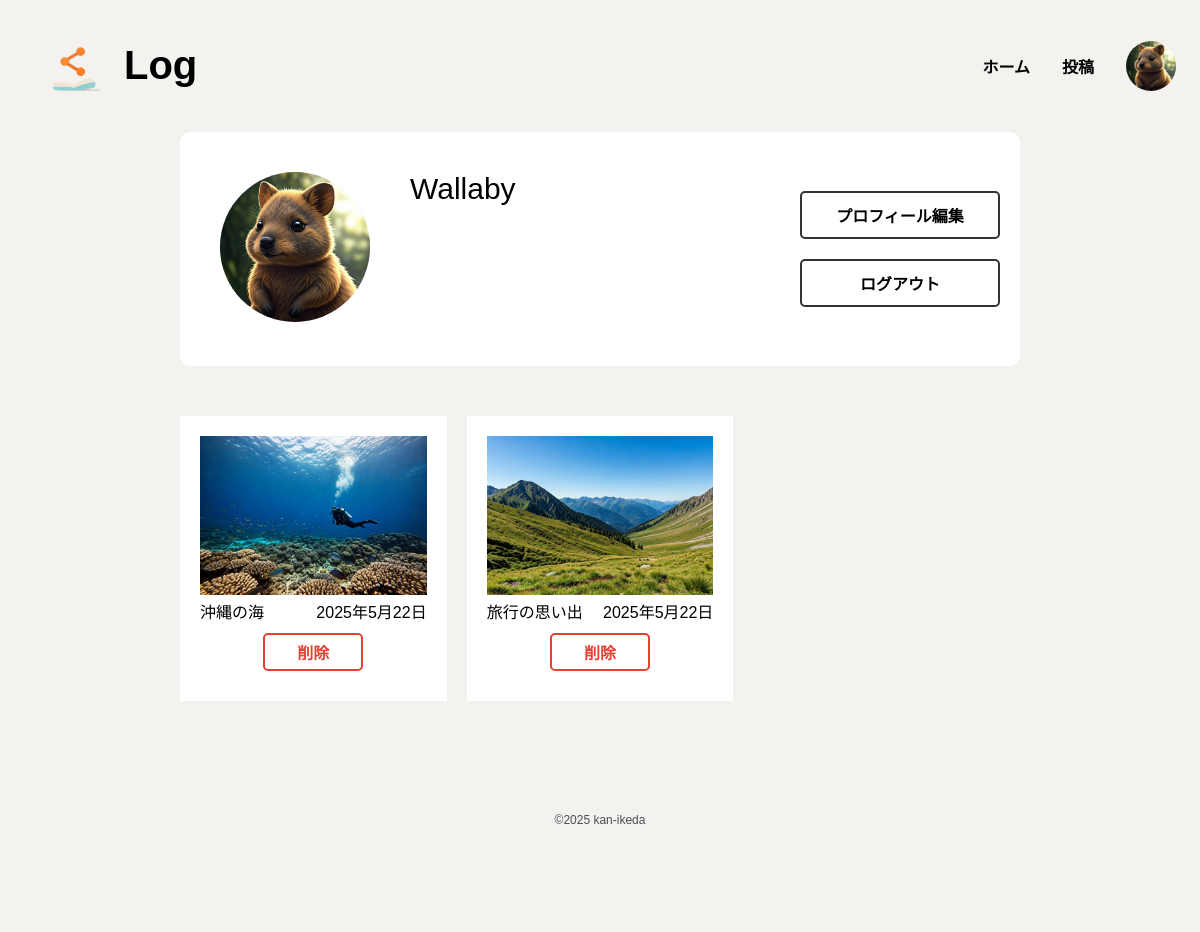
Page /mypage/ (signed in) on the committed database.
### accounts/models.py (models this page shows, shortened)
class Profile(models.Model):
    user = models.OneToOneField(User, on_delete=models.CASCADE)
    bio = models.TextField(max_length=500, blank=True)
    birth_date = models.DateField(null=True, blank=True)
    avatar = models.ImageField(upload_to='avatars/', null=True, blank=True)

### mylog/models.py (models this page shows, shortened)
class Log(models.Model):
    title = models.CharField('タイトル', max_length=100)
    image = models.ImageField('画像', upload_to='logs/', blank=True, null=True)
    date = models.DateField('日付', auto_now_add=True)
    author = models.ForeignKey(User, on_delete=models.CASCADE, verbose_name='作者')
    content = models.TextField('内容', blank=True, null=True)
    tags = models.ManyToManyField(Tag, related_name='タグ')
    datetime = models.DateTimeField(auto_now_add=True)
    is_public = models.BooleanField(default=True)
    def truncated_title9(self, length=9):
        if len(self.title) > length:
            return self.title[:length] + "…"
        return self.title

### mylog/views.py (the view)
# urls.py: path('mypage/', views.MyPageView.as_view(),name= 'mypage'), #マイページ
class MyPageView(LoginRequiredMixin, ListView):
    model = Log
    template_name = 'mylog/mypage.html'
    context_object_name = 'logs'
    def get_queryset(self):
        return Log.objects.filter(author=self.request.user).order_by('-datetime')
    def get_context_data(self, **kwargs):
        context = super().get_context_data(**kwargs)
        context['profile'] = self.request.user.profile
        return context

### templates/mylog/mypage.html (shortened to what this page needs)
{% extends 'base.html' %}
{% load static %}
{% block extra_css %}
<link rel="stylesheet" type="text/css" href="{% static 'css/mypage.css' %}">
<link rel="stylesheet" type="text/css" href="{% static 'css/log_list.css' %}">
{% endblock %}
{% block content %}
<div class="mypage">
    <div class="profile">
        <div class="icon bg-w">
            {% if profile.avatar %}
            <img src="{{ profile.avatar.url }}" alt="アバター">
            {% else %}
            <img src="{% static 'images/user_icon.jpg' %}" alt="アバターなし">
            {% endif %}
        </div>
        <div class="profile_name bg-w">
            <div class="username bg-w">
                {{ user.username }}
            </div>
        </div>
        <div class="profile_btn bg-w">
            <a href="{% url 'accounts:profile' %}" class="btn_simple">プロフィール編集</a>
            <form method="post" action="{% url 'accounts:logout' %}">
                <button type="submit" class="btn_simple bg-w">ログアウト</button>
            </form>
        </div>
    </div>
    <div class="userlogs">
        {% for log in logs %}
    <div class="logs">
        <div class="logs_area bg-w">
            <div class="log">
                {% if log.image %}
                    <div class="log_img bg-w">
                        <a href="{% url 'mylog:log_detail' log.pk %}" class="bg-w">
                            <img src="{{ log.image.url }}" alt="投稿画像">
                        </a>
                    </div>
                {% else %}
                    <div class="log_img">
                        <a href="{% url 'mylog:log_detail' log.pk %}" class="bg-w">
                            <img src="{% static 'images/NoImage.jpg' %}" alt="投稿画像">
                        </a>
                    </div>
                {% endif %}
                <div class="title_user bg-w">
                    <div class="log_title bg-w">
                        <a href="{% url 'mylog:log_detail' log.pk %}" class="bg-w">
                            {{ log.truncated_title9 }}
                        </a>
                    </div>
                    <div class="log_user bg-w">
                        <a href="{% url 'mylog:log_detail' log.pk %}" class="bg-w">
                            {{ log.date}}
                        </a>
                    </div>
                </div>
                <a href="{% url 'mylog:delete_log' log.pk %}" class="d_btn">削除</a>
            </div>
        </div>
    </div>
    {% endfor %}
    </div>
    {% endblock %}

### templates/base.html (shortened to what this page needs)
<!DOCTYPE html>
{% load static %}
<html lang="ja">
<head>
    <link rel="stylesheet" type="text/css" href="{% static 'css/base.css' %}">
    {% block extra_css %}
    {% endblock %}
</head>
<body>
    <header>
        <div class="header-logo">
            <img src="{% static 'images/logo.png'%}" alt="アイコン">
            <h1>Log</h1>
        </div>
        <div>
            <ul class="header_list">
                <li><a href="{% url 'mylog:log_list'%}">ホーム</a></li>
                <li><a href="{% url 'mylog:log_create'%}">投稿</a></li>
                <li>
                    <div class="user_icon">
                        {% if user.is_authenticated %}
                            {% if user.profile.avatar %}
                                <a href="{% url 'mylog:mypage' %}"><img src="{{ user.profile.avatar.url }}" alt="アイコン"></a>
                            {% else %}
                                <a href="{% url 'mylog:mypage' %}"><img src="{% static 'images/user_icon.jpg'%}" alt="デフォルトアイコン"></a>
                            {% endif %}
                        {% else %}
                            <a href="{% url 'mylog:mypage' %}"><img src="{% static 'images/user_icon.jpg'%}" alt="デフォルトアイコン"></a>
                        {% endif %}
                    </div>
                </li>
            </ul>
        </div>
    </header>
    <div class="bodybody">
    {% block content %}{% endblock %}
    </div>
    <footer>
        <p>©2025 kan-ikeda</p>
    </footer>
</body>
</html>

### static/css/base.css (style rules this page uses)
* { background-color: #F4F2EF; color: black; text-align: center; }
body { font-family: sans-serif; margin: 0; }
header { display: flex; padding: 16px 24px; justify-content: space-between; align-items: center; }
a { text-decoration: none; }
.header-logo { display: flex; font-weight: bold; font-size: 20px; }
.header_list { display: flex; align-items: center; gap: 32px; font-size: 16px; font-weight: bold; }
img { width: 100px; height: 100px; }
ul { padding-left: 0; }
li { list-style: none; }
.user_icon img { width: 50px; height: 50px; border-radius: 50%; }
.bg-w { background-color: #fff; }
footer { padding: 50px 0; margin: 30px 0 0 0; }
footer p { font-size: 12px; color: #495057; }
.bodybody { min-height: 100vh; }

### static/css/mypage.css (style rules this page uses)
.mypage { width: 70%; margin: 0 auto; }
.icon img { width: 150px; height: 150px; border-radius: 50%; margin: 20px; }
.profile { display: flex; justify-content: space-between; background-color: #fff; padding: 20px; border-radius: 10px; }
.profile_btn { display: flex; flex-direction: column; justify-content: center; }
.profile_name { margin: 20px; text-align: left; flex-grow: 1; }
.username { text-align: left; font-size: 30px; }
.btn_simple { width: 200px; display: inline-block; padding: 10px; font-size: 16px; cursor: pointer; text-align: center; text-decoration: none; color: #000; border: 2px solid #333; border-radius: 5px; background-color: #fff; font-weight: bold; box-sizing: border-box; margin: 10px 0; transition: 0.3s ease-in-out; }
.bg-w { background-color: #fff; }
form { background-color: #fff; }
.userlogs { margin: 50px 0; display: grid; grid-template-columns: repeat(3, 1fr); gap: 20px; }
.d_btn { width: 100px; display: inline-block; padding: 5px; font-size: 16px; cursor: pointer; text-align: center; text-decoration: none; color: #e34234; border: 2px solid #e34234; border-radius: 5px; background-color: #fff; font-weight: bold; box-sizing: border-box; margin: 10px 0; transition: 0.3s ease-in-out; }

### static/css/log_list.css (style rules this page uses)
.logs { display: flex; background-color: #fff; }
.log { width: 100%; height: auto; background-color: #fff; }
.title_user { display: flex; justify-content: space-between; background-color: #fff; }
.logs_area { margin: 20px; }
.log_img img { width: 100%; height: auto; }
.user_icon img { display: block; }

### rows in the picture
Profile: avatar (picture)
Log: image (picture), truncated_title9 "沖縄の海", date "2025年5月22日"
Log: image (picture), truncated_title9 "旅行の思い出", date "2025年5月22日"

### other values in the picture
{{ user.username }} "Wallaby"
